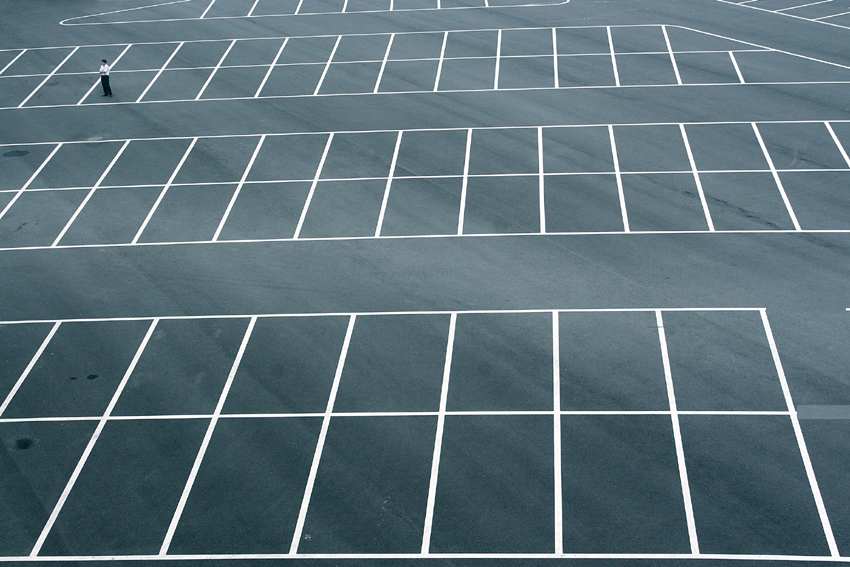
#> input picture ParkingSpaceFinder/empty_example.jpg, 850 x 567 px
$ python prob_hough.py
#> lines starting #> are read from the running program, lines starting #| are printed output that depends on the picture; after the words box and inside, x2 and y2 are one past the last pixel; in counts of white or black regions, pixels touching at a corner belong together
import cv2
import numpy as np

img = cv2.imread('empty_example.jpg')
#> img is the input picture: shape (567, 850, 3); mean B, G, R 121.7, 113.3, 93.3
img2 = cv2.imread('corners_detected_copy.png')
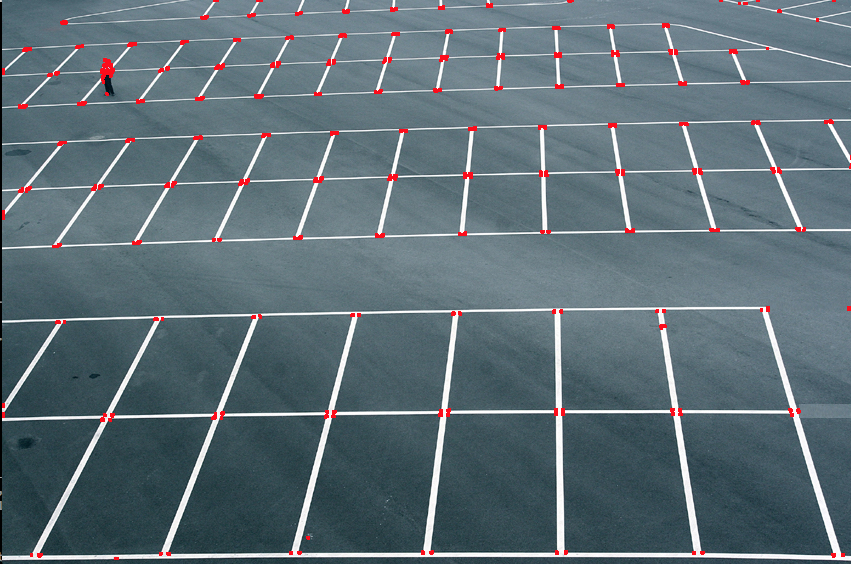
#> input picture ParkingSpaceFinder/corners_detected_copy.png, 851 x 564 px
#> img2 is the input picture: shape (564, 851, 3); mean B, G, R 119.3, 111.5, 95
gray = cv2.cvtColor(img,cv2.COLOR_BGR2GRAY)
edges = cv2.Canny(gray,50,150,apertureSize = 3)
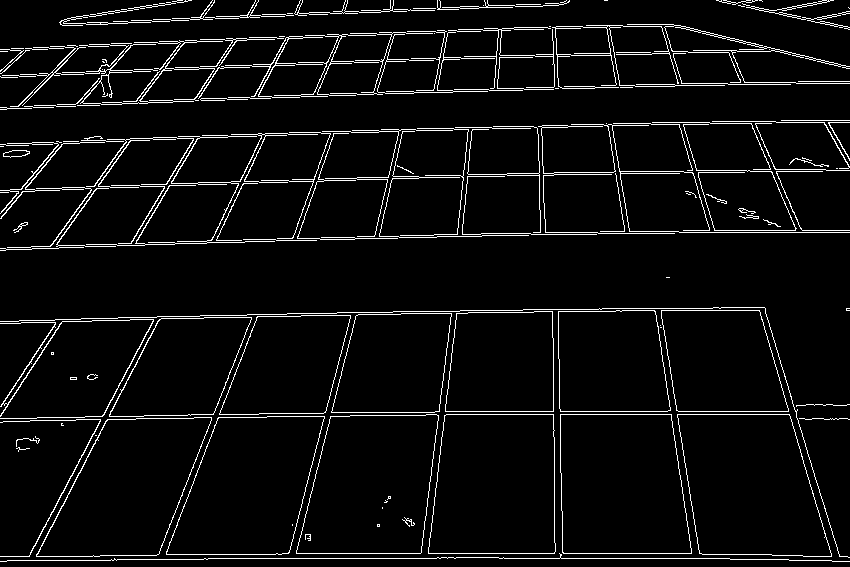
#> edges: shape (567, 850); 5.2% white in thin lines or dots
minLineLength = 100
maxLineGap = 10
lines = cv2.HoughLinesP(edges,1,np.pi/180,100,minLineLength,maxLineGap)
#> lines = 316 rows, first 6: [499, 57, 526, 57], [191, 414, 213, 414], [208, 558, 436, 558], [204, 317, 251, 317], [177, 241, 206, 241], [201, 100, 224, 100]
for x1,y1,x2,y2 in lines[0]:
    cv2.line(img2,(x1,y1),(x2,y2),(0,255,0),2)
#> this loop made 1 pass
#> img2: shape (564, 851, 3); 0.02% of pixels changed, all inside (x1, y1, x2, y2) = (498, 56, 528, 59)

cv2.imwrite('corners_and_lines.png',img2)
